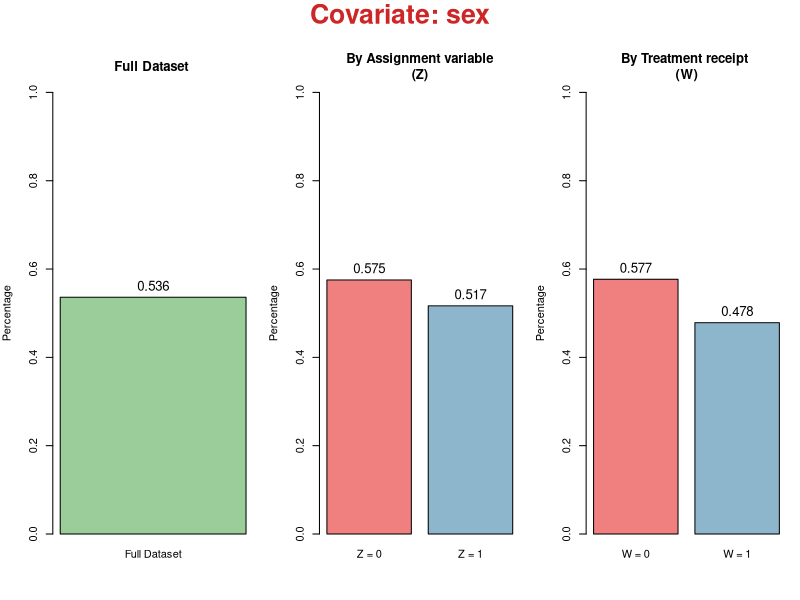
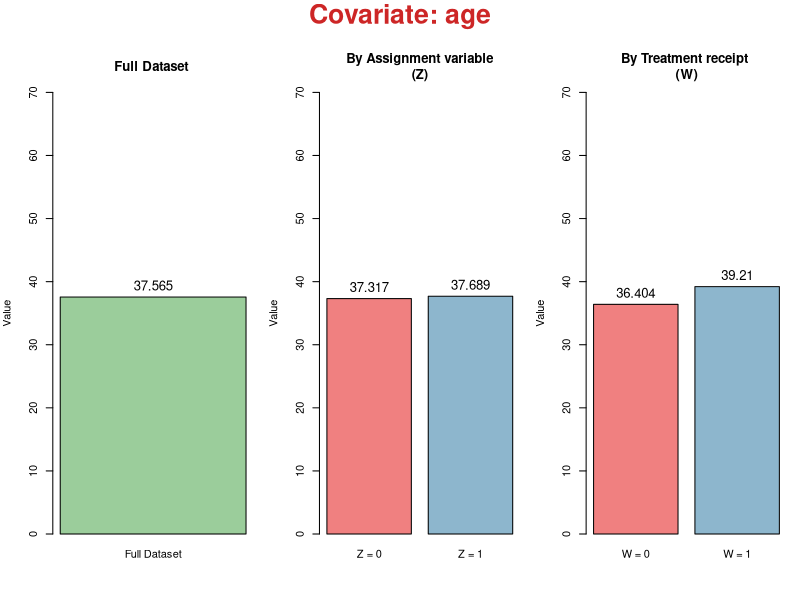
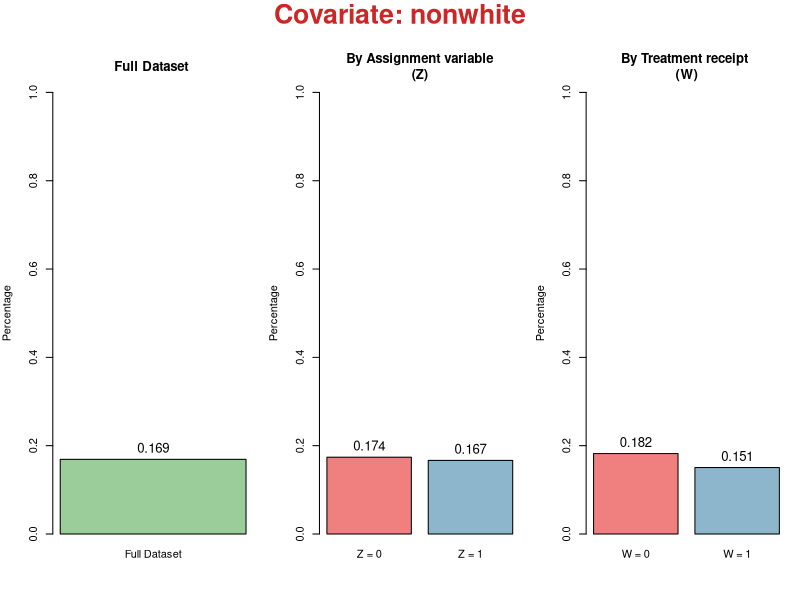
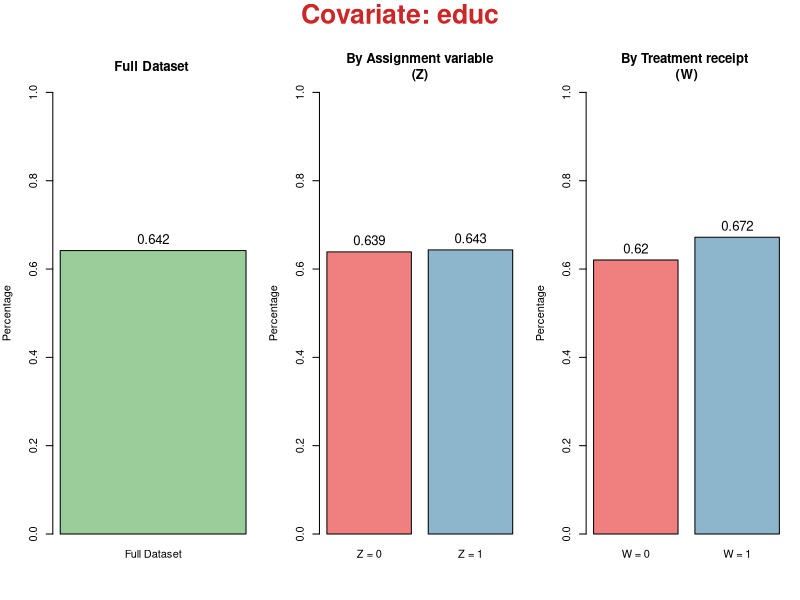
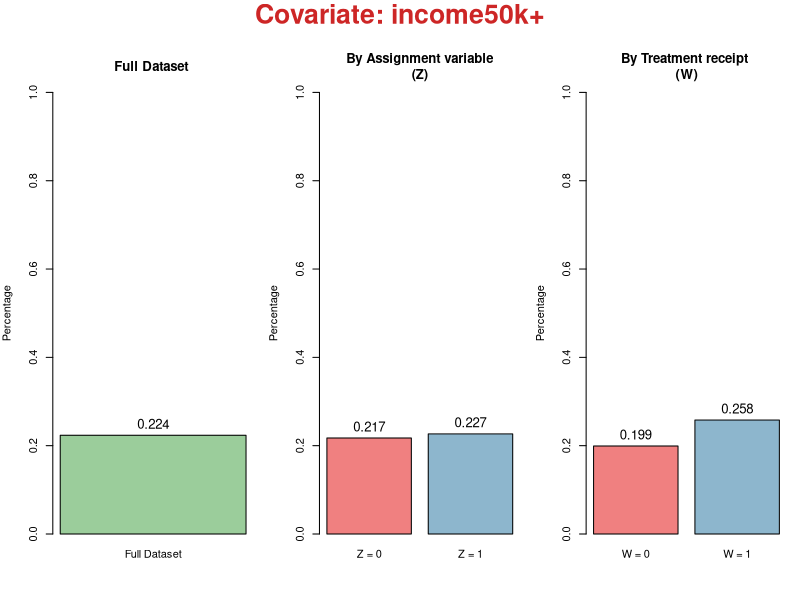
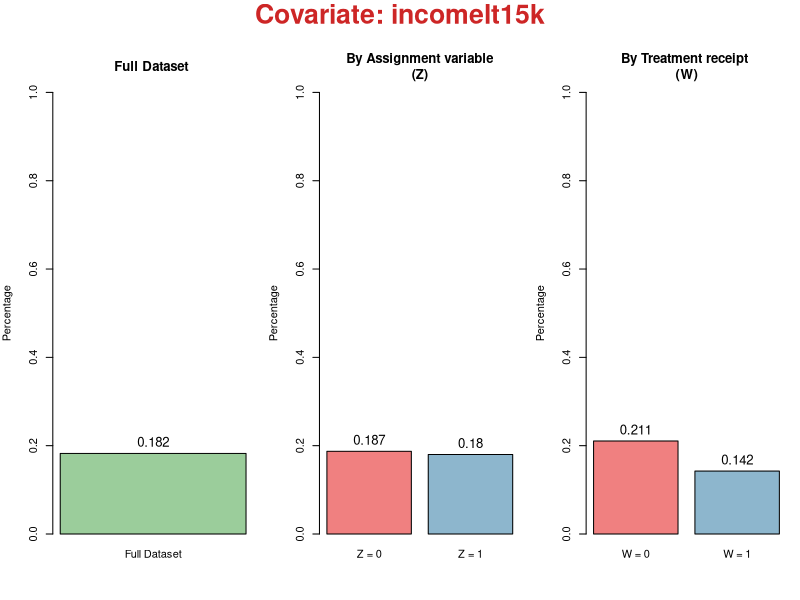
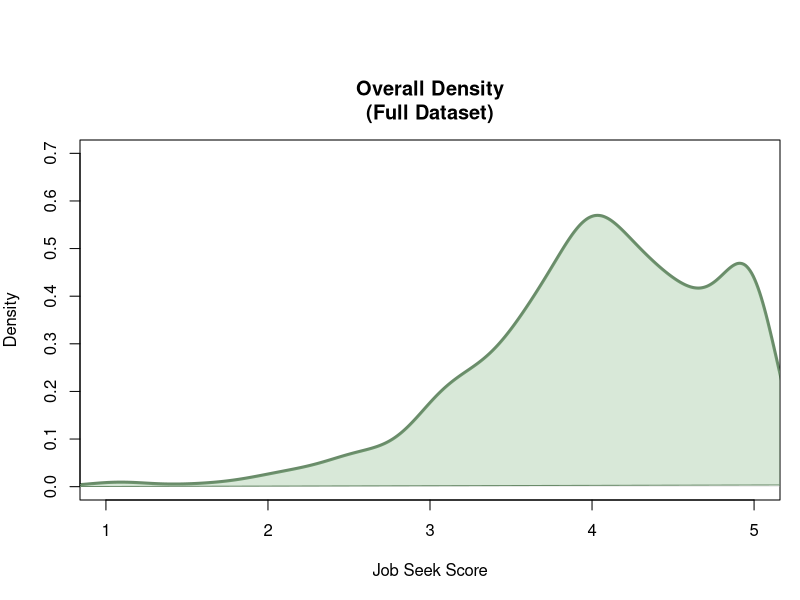
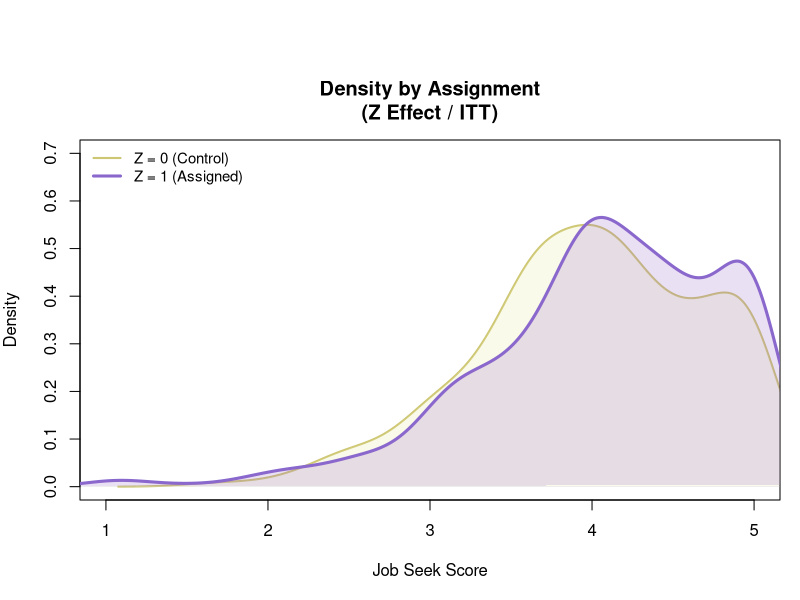

These figures' R source, in order:
# Causal Inference
# Nathan Acciai
# Final Project

#covariates age, married, nonwithe, educ, income,depress_pre

#assignement variable z

#Treatment receipt indicators

#outcome variable job_seek 
library(ggplot2)
library(tidyr)
library(dplyr)
library(glue)

setwd("Mattei_Causal_inference/Assignement_Final")
data <- read.table("JobsII.txt", header=TRUE, sep =" ")
n_total <- nrow(data)
n_treated <- table(data$w)
n_treated

# ex 1-3
#check for non-compliance problem, that dimostrate we have one-side non compliance problem 
table(data$z, data$w)

#Trasform categorical variable Incom in a dummy variable for each category
data$income <- as.factor(data$income)
dummy_income <- model.matrix(~ income - 1, data = data)
dati_completi <- cbind(data, dummy_income)
dati_completi

#Going to calculate the mean of each variable in full daatset
variables_name_for_mean <-setdiff(colnames(dati_completi),"income")
#full dataset mean
full_dataset_mean <- colMeans(dati_completi[, variables_name_for_mean], na.rm= TRUE)
#subsample mean for w
mean_for_w <- aggregate(dati_completi[, variables_name_for_mean], by = list(W = dati_completi$w), FUN = mean, na.rm = TRUE)
#subsample mean for z
mean_for_z <- aggregate(dati_completi[, variables_name_for_mean], by = list(Z = dati_completi$z), FUN = mean, na.rm = TRUE)

#we defined the covariates that are important to show how the treatment receipt is unbalanced now we go to show some plots for this 
covariate_unbalanced<-c("sex","age", "nonwhite", "educ","income50k+","incomelt15k")
plot_unbalanced_covariates <-function(full_dataset,w_dataset, z_dataset, name_covariate){
  par(mfrow = c(1, 3), mar = c(5, 4, 4, 1), oma = c(0, 0, 3, 0))
  
  
  col_z_w <- c("0" = "lightcoral", "1" = "lightskyblue3")
  y_label<- "Percentage"
  y_range <- c(0, 1)
  if(name_covariate=="age"){
    y_label<- "Value"
    y_range <- c(0,70)
  }
  
  val_full_dataset <- full_dataset[[name_covariate]]
  bp1 <- barplot(val_full_dataset, 
                 names.arg = "Full Dataset", 
                 col = "darkseagreen3", 
                 ylim = y_range, 
                 ylab = y_label,
                 main = glue("Full Dataset "))
  text(x = bp1, y = val_full_dataset, labels = round(val_full_dataset, 3), pos = 3, cex = 1.2)
  
  z_values <- z_dataset[order(z_dataset$Z), name_covariate]
  bp3 <- barplot(z_values, 
                 names.arg = c("Z = 0", "Z = 1"), 
                 col = col_z_w, 
                 ylim = y_range, 
                 ylab = y_label,
                 main = "By Assignment variable\n(Z)")
  text(x = bp3, y = z_values, labels = round(z_values, 3), pos = 3, cex = 1.2)
  
  
  w_values <- w_dataset[order(w_dataset$W), name_covariate]
  bp2 <- barplot(w_values, 
                 names.arg = c("W = 0", "W = 1"), 
                 col = col_z_w , 
                 ylim = y_range, 
                 ylab = y_label,
                 main = "By Treatment receipt \n(W)")
  text(x = bp2, y = w_values, labels = round(w_values, 3), pos = 3, cex = 1.2)
  

  
  
  mtext(glue::glue("Covariate: {name_covariate}"),
        outer = TRUE,
        col = "firebrick3",   
        cex = 1.6,            
        font = 2,             
        line = 1)             
  
  par(mfrow = c(1, 1))
}
for ( cov in covariate_unbalanced){
  plot_unbalanced_covariates(full_dataset_mean,mean_for_w,mean_for_z,cov)
}
plot_density_outcome <- function(data){
  xlim_val <- c(1, 5)
  
  # Calcoliamo la densità empirica
  dens_full <- density(data$job_seek, na.rm = TRUE)
  y_range <- c(0,0.7)
  # Disegniamo la curva di probabilità
  plot(dens_full, 
       xlim = xlim_val, 
       main = "Overall Density\n(Full Dataset)", 
       xlab = "Job Seek Score", 
       ylab = "Density", 
       ylim = y_range,
       col = "darkseagreen4", 
       lwd = 3)
  # Riempiamo la curva con un colore trasparente per estetica
  polygon(dens_full, col = rgb(0.5, 0.7, 0.5, 0.3), border = "darkseagreen4")
  
  
  dens_z0 <- density(data$job_seek[data$z == 0], na.rm = TRUE)
  dens_z1 <- density(data$job_seek[data$z == 1], na.rm = TRUE)
  
  
  plot(dens_z0, 
       xlim = xlim_val, 
       main = "Density by Assignment\n(Z Effect / ITT)", 
       xlab = "Job Seek Score", 
       ylab = "Density", 
       ylim = y_range,
       col = "khaki3", 
       lwd = 2)
  polygon(dens_z0, col = rgb(0.9, 0.9, 0.6, 0.2), border = NA)
  
  
  lines(dens_z1, col = "mediumpurple3", lwd = 3)
  polygon(dens_z1, col = rgb(0.6, 0.4, 0.8, 0.2), border = NA)
  
  
  legend("topleft", legend = c("Z = 0 (Control)", "Z = 1 (Assigned)"), 
         col = c("khaki3", "mediumpurple3"), lwd = c(2, 3), bty = "n", cex = 0.9)
  

  dens_w0 <- density(data$job_seek[data$w == 0], na.rm = TRUE)
  dens_w1 <- density(data$job_seek[data$w == 1], na.rm = TRUE)
  
  
  plot(dens_w0, 
       xlim = xlim_val, 
       main = "Density by Participation\n(W Effect / Naive)", 
       xlab = "Job Seek Score", 
       ylab = "Density", 
       ylim = y_range,
       col = "lightcoral", 
       lwd = 2)
  polygon(dens_w0, col = rgb(0.9, 0.5, 0.5, 0.2), border = NA)
  
  
  lines(dens_w1, col = "lightskyblue4", lwd = 3)
  polygon(dens_w1, col = rgb(0.5, 0.7, 0.9, 0.2), border = NA)
  
  legend("topleft", legend = c("W = 0 (Non-Part)", "W = 1 (Participant)"), 
         col = c("lightcoral", "lightskyblue4"), lwd = c(2, 3), bty = "n", cex = 0.9)
}
plot_density_outcome(dati_completi)

#5) Estimate the overall intention-to-treat effect on the primary outcome, Y

mean_treated <- mean(data$job_seek[data$z == 1], na.rm = TRUE)
mean_control <- mean(data$job_seek[data$z == 0], na.rm = TRUE)
ITT_Y <- mean_treated - mean_control
ITT_Y

ITT_W <- with(data, mean(data$w[data$z == 1]))

# CACE
CACE <- ITT_Y / ITT_W
CACE

#now we go to estimate the standard error via delta method
Y_1 <- data$job_seek[data$z == 1]
Y_0 <- data$job_seek[data$z == 0]

W_1 <- data$w[data$z == 1]
W_0 <- data$w[data$z == 0]

n_1 <- length(Y_1)
n_0 <- length(Y_0)

#calculate the variance for the group

var_ITT_Y <- var(Y_1)/n_1 + var(Y_0)/n_0
var_ITT_W <- var(W_1)/n_1 

#calculate the covariance
cov_1 <- cov(Y_1, W_1)/n_1
cov_2 <- cov(Y_0, W_0)/n_0
Cov_ITT <- cov_1 + cov_2

Var_CACE <- (var_ITT_Y / ITT_W^2) + ITT_Y^2 / ITT_W^4 * var_ITT_W - 2 * ITT_Y/ ITT_W^3 * Cov_ITT
SE_CACE <- sqrt(Var_CACE)
SE_CACE
#calcolus of the 1-alpha confidence interval of 95% of confidence

alpha <- 0.05
z <- qnorm(1 - alpha/2)

CI_lower <- CACE - z * SE_CACE
CI_upper <- CACE + z * SE_CACE

c(CI_lower, CI_upper)
